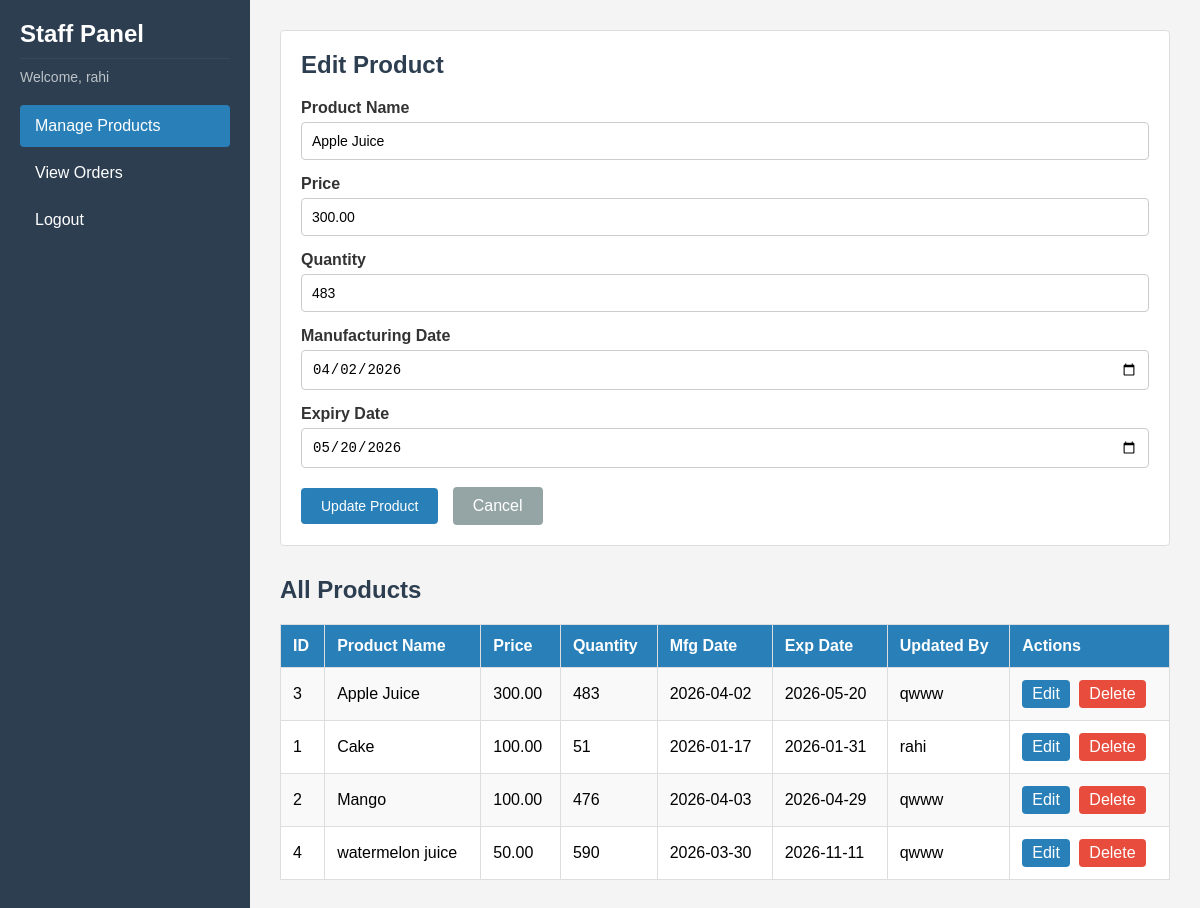
The app's page /Staff/view/staff_dashboard.php?edit=3 (signed in) with its own data.
### tables this page shows
CREATE TABLE `products` (
  `id` int(11) NOT NULL,
  `product_name` varchar(100) NOT NULL,
  `price` decimal(10,2) NOT NULL,
  `quantity` int(11) NOT NULL,
  `mfg` date NOT NULL,
  `exp` date NOT NULL,
  `updated_by` int(11) DEFAULT NULL,
  `updated_at` datetime DEFAULT current_timestamp() ON UPDATE current_timestamp()
);

CREATE TABLE `users` (
  `id` int(11) NOT NULL,
  `name` varchar(100) NOT NULL,
  `phone` varchar(15) NOT NULL,
  `email` varchar(100) NOT NULL,
  `password` varchar(100) NOT NULL,
  `role` varchar(20) NOT NULL
);

### staff/model/product_model.php (called while the page is built, shortened)
<?php
require_once('db_connect.php');
function getAllProducts() {
    global $conn;
    $sql = "SELECT p.*, u.name as updated_by_name
            FROM products p
            LEFT JOIN users u ON p.updated_by = u.id
            ORDER BY p.product_name";
    $result = $conn->query($sql);
    $products = array();
    while ($row = $result->fetch_assoc()) {
        $products[] = $row;
    }
    return $products;
}
function getProductById($id) {
    global $conn;
    $id = intval($id);
    $sql = "SELECT * FROM products WHERE id = $id";
    $result = $conn->query($sql);
    if ($result->num_rows == 1) {
        return $result->fetch_assoc();
    }
    return null;
}

### staff/view/staff_dashboard.php (the view, shortened to what this page needs)
<?php
require_once('../model/product_model.php');
$products = getAllProducts();
$editProduct = null;
if (isset($_GET['edit'])) {
    $editProduct = getProductById($_GET['edit']);
}
?>
<!DOCTYPE html>
<html>
<head>
    <link rel="stylesheet" href="../assets/dashboard.css">
</head>
<body>
<div class="dashboard">
    <div class="sidebar">
        <h2>Staff Panel</h2>
        <p>Welcome, <?php echo htmlspecialchars($_SESSION['user']['name']); ?></p>
        <a href="staff_dashboard.php" class="active">Manage Products</a>
        <a href="staff_orders.php">View Orders</a>
        <a href="../../common/controller/logout.php">Logout</a>
    </div>
    <div class="content">
        <div class="card">
            <h2><?php if ($editProduct) { echo 'Edit Product'; } else { echo 'Add New Product'; } ?></h2>
            <form action="../controller/product_controller.php" method="POST">
                <label>Product Name</label>
                <input type="text" name="product_name" placeholder="Enter product name"
                       value="<?php if ($editProduct) echo $editProduct['product_name']; ?>" required>
                <label>Price</label>
                <input type="number" name="price" placeholder="0.00" step="0.01" min="0"
                       value="<?php if ($editProduct) echo $editProduct['price']; ?>" required>
                <label>Quantity</label>
                <input type="number" name="quantity" placeholder="0" min="0"
                       value="<?php if ($editProduct) echo $editProduct['quantity']; ?>" required>
                <label>Manufacturing Date</label>
                <input type="date" name="mfg"
                       value="<?php if ($editProduct) echo $editProduct['mfg']; ?>" required>
                <label>Expiry Date</label>
                <input type="date" name="exp"
                       value="<?php if ($editProduct) echo $editProduct['exp']; ?>" required>
                <?php if ($editProduct): ?>
                    <button type="submit" name="update_product">Update Product</button>
                    <a href="staff_dashboard.php" class="btn-cancel">Cancel</a>
                <?php else: ?>
                    <button type="submit" name="add_product">Add Product</button>
                <?php endif; ?>
            </form>
        </div>
        <h2>All Products</h2>
        <table>
            <tr>
                <th>ID</th>
                <th>Product Name</th>
                <th>Price</th>
                <th>Quantity</th>
                <th>Mfg Date</th>
                <th>Exp Date</th>
                <th>Updated By</th>
                <th>Actions</th>
            </tr>
            <?php if (count($products) > 0): ?>
                <?php foreach ($products as $product): ?>
                <tr>
                    <td><?php echo $product['id']; ?></td>
                    <td><?php echo $product['product_name']; ?></td>
                    <td><?php echo number_format($product['price'], 2); ?></td>
                    <td><?php echo $product['quantity']; ?></td>
                    <td><?php echo $product['mfg']; ?></td>
                    <td><?php echo $product['exp']; ?></td>
                    <td><?php if ($product['updated_by_name']) { echo $product['updated_by_name']; } else { echo '-'; } ?></td>
                    <td>
                        <a href="staff_dashboard.php?edit=<?php echo $product['id']; ?>" class="btn-edit">Edit</a>
                        <a href="../controller/product_controller.php?delete=<?php echo $product['id']; ?>"
                           class="btn-delete"
                           onclick="return confirm('Delete this product?')">Delete</a>
                    </td>
                </tr>
                <?php endforeach; ?>
            <?php else: ?>
                <tr>
                    <td colspan="8">No products found.</td>
                </tr>
            <?php endif; ?>
        </table>
    </div>
</div>
</body>
</html>

### staff/assets/dashboard.css (style rules this page uses)
* { margin: 0; padding: 0; box-sizing: border-box; }
body { font-family: Arial, sans-serif; background-color: #f4f4f4; }
.dashboard { display: flex; min-height: 100vh; }
.sidebar { width: 250px; background-color: #2c3e50; color: white; padding: 20px; }
.sidebar h2 { color: white; margin-bottom: 10px; padding-bottom: 10px; border-bottom: 1px solid #34495e; }
.sidebar p { color: #bdc3c7; margin-bottom: 20px; font-size: 14px; }
.sidebar a { display: block; color: white; text-decoration: none; padding: 12px 15px; margin-bottom: 5px; border-radius: 4px; }
.sidebar a.active { background-color: #2980b9; }
.content { flex: 1; padding: 30px; }
.content h2 { color: #2c3e50; margin-bottom: 20px; }
.card { background-color: white; padding: 20px; border-radius: 4px; border: 1px solid #ddd; margin-bottom: 30px; }
.card h2 { margin-bottom: 20px; }
label { display: block; font-weight: bold; color: #333; margin-bottom: 5px; margin-top: 15px; }
label:first-of-type { margin-top: 0; }
input, select { width: 100%; padding: 10px; border: 1px solid #ccc; border-radius: 4px; font-size: 14px; }
button { background-color: #2980b9; color: white; padding: 10px 20px; border: none; border-radius: 4px; cursor: pointer; margin-top: 20px; font-size: 14px; }
table { width: 100%; border-collapse: collapse; background-color: white; }
th, td { padding: 12px; text-align: left; border: 1px solid #ddd; }
th { background-color: #2980b9; color: white; }
tr:nth-child(even) { background-color: #f9f9f9; }
.btn-edit { display: inline-block; background-color: #2980b9; color: white; padding: 5px 10px; border-radius: 4px; text-decoration: none; margin-right: 5px; }
.btn-delete { display: inline-block; background-color: #e74c3c; color: white; padding: 5px 10px; border-radius: 4px; text-decoration: none; }
.btn-cancel { display: inline-block; background-color: #95a5a6; color: white; padding: 10px 20px; border-radius: 4px; text-decoration: none; margin-left: 10px; }

### records on screen
products: product_name "Apple Juice", price "300.00", quantity "483", mfg "04/02/2026", exp "05/20/2026", id "3", mfg "2026-04-02", exp "2026-05-20", updated_by.name "qwww"
products: id "1", product_name "Cake", price "100.00", quantity "51", mfg "2026-01-17", exp "2026-01-31", updated_by.name "rahi"
products: id "2", product_name "Mango", price "100.00", quantity "476", mfg "2026-04-03", exp "2026-04-29", updated_by.name "qwww"
products: id "4", product_name "watermelon juice", price "50.00", quantity "590", mfg "2026-03-30", exp "2026-11-11", updated_by.name "qwww"

### other values on screen
$_SESSION['user']['name'] "rahi"
